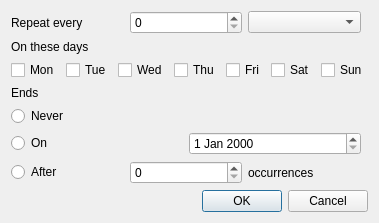
<?xml version="1.0" encoding="UTF-8"?>
<ui version="4.0">
 <class>EventRepeat</class>
 <widget class="QWidget" name="EventRepeat">
  <property name="windowTitle">
   <string>Custom repeat</string>
  </property>
  <layout class="QVBoxLayout" name="layout">
   <item>
    <layout class="QHBoxLayout" name="everyRow">
     <item>
      <widget class="QLabel" name="everyLabel">
       <property name="text">
        <string>Repeat every</string>
       </property>
       <property name="buddy">
        <cstring>every</cstring>
       </property>
      </widget>
     </item>
     <item>
      <widget class="QSpinBox" name="every" />
     </item>
     <item>
      <widget class="QComboBox" name="unit" />
     </item>
     <item>
      <spacer name="everyRest">
       <property name="orientation">
        <enum>Qt::Horizontal</enum>
       </property>
      </spacer>
     </item>
    </layout>
   </item>
   <item>
    <widget class="QLabel" name="daysLabel">
     <property name="text">
      <string>On these days</string>
     </property>
    </widget>
   </item>
   <item>
    <layout class="QHBoxLayout" name="days">
     <item>
      <widget class="QCheckBox" name="dayMO">
       <property name="text">
        <string>Mon</string>
       </property>
      </widget>
     </item>
     <item>
      <widget class="QCheckBox" name="dayTU">
       <property name="text">
        <string>Tue</string>
       </property>
      </widget>
     </item>
     <item>
      <widget class="QCheckBox" name="dayWE">
       <property name="text">
        <string>Wed</string>
       </property>
      </widget>
     </item>
     <item>
      <widget class="QCheckBox" name="dayTH">
       <property name="text">
        <string>Thu</string>
       </property>
      </widget>
     </item>
     <item>
      <widget class="QCheckBox" name="dayFR">
       <property name="text">
        <string>Fri</string>
       </property>
      </widget>
     </item>
     <item>
      <widget class="QCheckBox" name="daySA">
       <property name="text">
        <string>Sat</string>
       </property>
      </widget>
     </item>
     <item>
      <widget class="QCheckBox" name="daySU">
       <property name="text">
        <string>Sun</string>
       </property>
      </widget>
     </item>
    </layout>
   </item>
   <item>
    <widget class="QLabel" name="endsLabel">
     <property name="text">
      <string>Ends</string>
     </property>
    </widget>
   </item>
   <item>
    <widget class="QRadioButton" name="endsNever">
     <property name="text">
      <string>Never</string>
     </property>
    </widget>
   </item>
   <item>
    <layout class="QHBoxLayout" name="endsOnRow">
     <item>
      <widget class="QRadioButton" name="endsOn">
       <property name="text">
        <string>On</string>
       </property>
      </widget>
     </item>
     <item>
      <widget class="QDateEdit" name="endDate" />
     </item>
     <item>
      <spacer name="endsOnRest">
       <property name="orientation">
        <enum>Qt::Horizontal</enum>
       </property>
      </spacer>
     </item>
    </layout>
   </item>
   <item>
    <layout class="QHBoxLayout" name="endsAfterRow">
     <item>
      <widget class="QRadioButton" name="endsAfter">
       <property name="text">
        <string>After</string>
       </property>
      </widget>
     </item>
     <item>
      <widget class="QSpinBox" name="count" />
     </item>
     <item>
      <widget class="QLabel" name="countLabel">
       <property name="text">
        <string>occurrences</string>
       </property>
      </widget>
     </item>
     <item>
      <spacer name="endsAfterRest">
       <property name="orientation">
        <enum>Qt::Horizontal</enum>
       </property>
      </spacer>
     </item>
    </layout>
   </item>
   <item>
    <widget class="QDialogButtonBox" name="buttons">
     <property name="standardButtons">
      <set>QDialogButtonBox::Ok|QDialogButtonBox::Cancel</set>
     </property>
    </widget>
   </item>
  </layout>
 </widget>
 <resources />
 <connections />
</ui>
